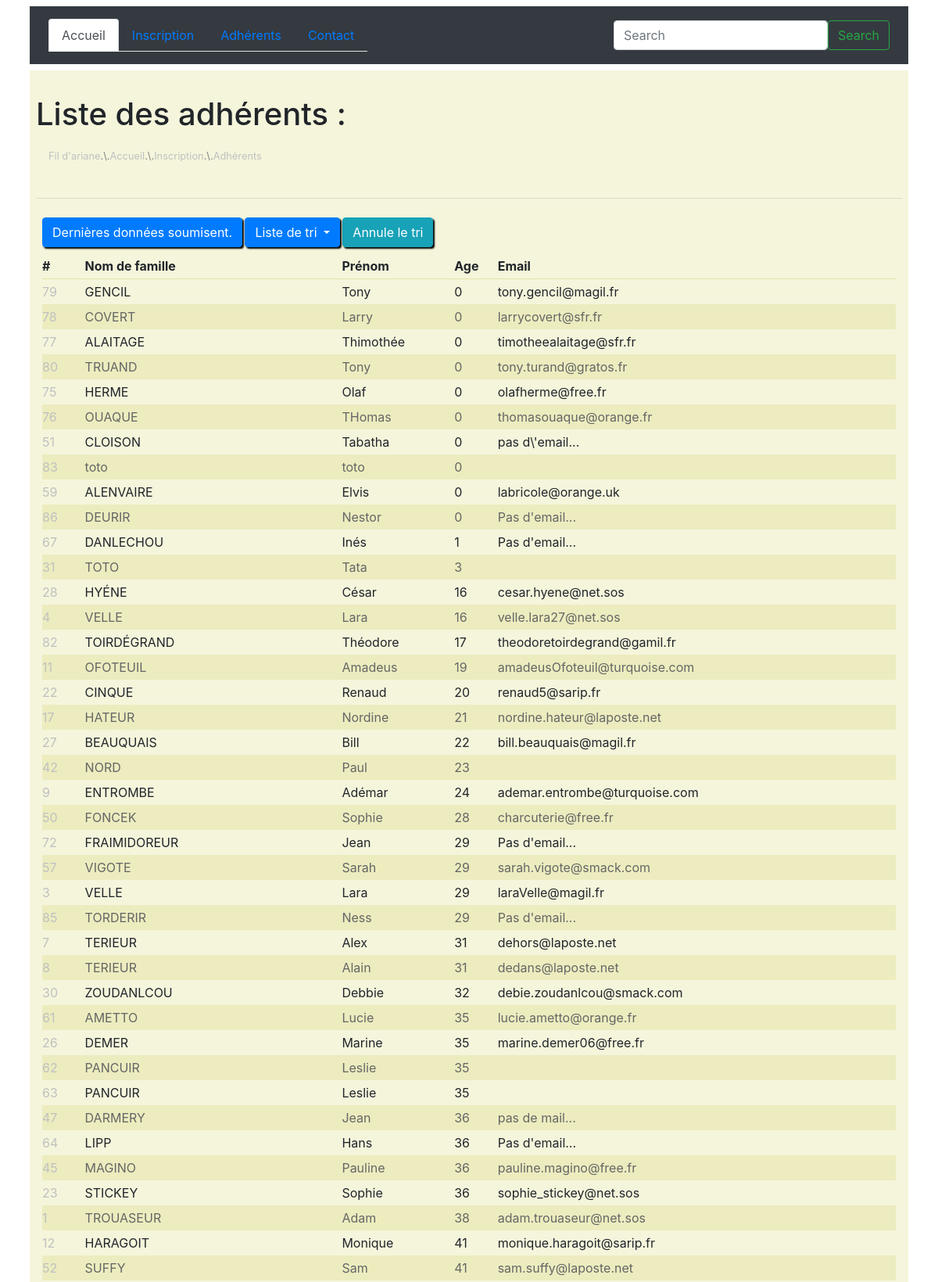
/boot_1.1/php/views/listMembers.php?order=age (upper part), run on the app's committed database.
### tables this page shows
CREATE TABLE `identity` (
  `id` int(4) UNSIGNED NOT NULL,
  `familyname` varchar(50) NOT NULL,
  `firstname` varchar(50) NOT NULL,
  `age` int(3) NOT NULL,
  `email` varchar(100) DEFAULT NULL
);

### boot_1.1/php/Controllers/adherentList_order.php (called while the page is built)
<?php
require __DIR__ . '/../bdd/sqlDataSelectTable.php';
require __DIR__ .'/../bdd/sqlSelectOrderColumn.php';
if(empty($_GET['order'])) {
    $results = selectDataTable($pdo);
} else {
    $order = $_GET['order'];
    $results = selectOrderColumn($pdo, $order);
}

### boot_1.1/php/bdd/sqlSelectOrderColumn.php (called while the page is built, shortened)
<?php
function selectOrderColumn($pdo, $order){
    $orderByColumn = "SELECT * FROM identity ORDER BY $order";
    $pdoStatement = $pdo->query($orderByColumn);
    if($pdoStatement === false){
        echo '<h1 style="color:red;"><strong>Un problème est survenu, merci de rééssayer.</strong></h1>';
    } else {
        $results = $pdoStatement->fetchAll(PDO::FETCH_ASSOC);
    }
    return $results;
}

### boot_1.1/php/views/listMembers.php (the view, shortened to what this page needs)
<?php
    require __DIR__ . '/../models/doctype.php';
    require __DIR__ . '/../models/header_nav.php';
    require __DIR__ . '/../inc/breadcrumb.php';
    require __DIR__ . '/../Controllers/adherentList_order.php';
?>
<main>
    <br>
    <h1>Liste des adhérents :</h1>
     <?php
        require __DIR__ . '/../models/breadcrumb_tpl.php';
    ?>
    <hr>
    <section id="adherentsList">
        <button type="button" class="btn btn-displayDataSubmit btn-primary" data-toggle="modal" data-target="#exampleModal">
            Dernières données soumisent.
        </button>
        <div id="btn_cta">
            <div class="btn-group" role="group">
                <button id="btnGroupDrop1" type="button" class="btn btn-primary dropdown-toggle" data-toggle="dropdown" aria-haspopup="true" aria-expanded="false">
                Liste de tri
                </button>
                <div id="btn_cta-noSort">
                    <?php if(!empty($_GET['order'])): ?>
                        <a class="btn btn-info btn_cancel" href="listMembers.php">Annule le tri</a>
                    <?php endif; ?>
                </div>
            </div>
        </div>
        <table id="table_list">
            <thead>
                <tr>
                    <th>#</th>
                    <th>Nom de famille</th>
                    <th>Prénom</th>
                    <th>Age</th>
                    <th>Email</th>
                </tr>
            </thead>
            <tbody>
                <?php foreach($results as $currentRow):?>
                    <tr>
                        <td><?= $currentRow['id']; ?></td>
                        <td><?= $currentRow['familyname']; ?></td>
                        <td><?= $currentRow['firstname']; ?></td>
                        <td><?= $currentRow['age']; ?></td>
                        <td><?= $currentRow['email']; ?></td>
                    </tr>
                <?php endforeach; ?>
            </tbody>
        </table>
    </section>
</main>
<?php
    require __DIR__ . '/../models/footer.php';
?>

### boot_1.1/css/style.css (style rules this page uses)
* { box-sizing: border-box; margin: 0; padding: 0; }
header, main { padding: 0.5em; }
header, main { margin-bottom: 0.5em; }
main, main nav .breadcrumb { background-color: beige; }
main section { text-align: justify; }
main section#adherentsList { display: flex; flex-wrap: wrap; padding: 0.5em; }
main section#adherentsList .btn-displayDataSubmit { margin-bottom: 0.5em; }
main section#adherentsList div#btn_cta button#btnGroupDrop1 { margin: 0 0.2em 0 0.2em; }
main section#adherentsList div#btn_cta div .dropdown-menu, main section#adherentsList .btn-displayDataSubmit, main section#adherentsList div#btn_cta button#btnGroupDrop1, main section#adherentsList div#btn_cta .btn_cancel { box-shadow: 2px 2px 2px black; }
main section#adherentsList .btn-displayDataSubmit, main section#adherentsList div#btn_cta button#btnGroupDrop1 { outline: 0; }
main section#adherentsList table#table_list { flex-direction: column; width: 100%; }
main section#adherentsList table#table_list th:first-child { width: 5%; }
main section#adherentsList table#table_list tbody tr td:first-child { color:silver; }
main section#adherentsList table#table_list thead { border-bottom: 1px solid rgb(228, 228, 163); }
main section#adherentsList table#table_list tr { line-height: 2em; }
main section#adherentsList table#table_list tr:nth-child(2n) { background-color: rgba(228, 228, 163, 0.5); color: #666; }

### data on the page
identity: id "79", familyname "GENCIL", firstname "Tony", age "0", email "tony.gencil@magil.fr"
identity: id "78", familyname "COVERT", firstname "Larry", age "0", email "larrycovert@sfr.fr"
identity: id "77", familyname "ALAITAGE", firstname "Thimothée", age "0", email "timotheealaitage@sfr.fr"
identity: id "80", familyname "TRUAND", firstname "Tony", age "0", email "tony.turand@gratos.fr"
identity: id "75", familyname "HERME", firstname "Olaf", age "0", email "olafherme@free.fr"
identity: id "76", familyname "OUAQUE", firstname "THomas", age "0", email "thomasouaque@orange.fr"
identity: id "51", familyname "CLOISON", firstname "Tabatha", age "0", email "pas d\\'email..."
identity: id "83", familyname "toto", firstname "toto", age "0"
identity: id "59", familyname "ALENVAIRE", firstname "Elvis", age "0", email "labricole@orange.uk"
identity: id "86", familyname "DEURIR", firstname "Nestor", age "0", email "Pas d'email..."
identity: id "67", familyname "DANLECHOU", firstname "Inés", age "1", email "Pas d'email..."
identity: id "31", familyname "TOTO", firstname "Tata", age "3"
identity: id "28", familyname "HYÉNE", firstname "César", age "16", email "cesar.hyene@net.sos"
identity: id "4", familyname "VELLE", firstname "Lara", age "16", email "velle.lara27@net.sos"
identity: id "82", familyname "TOIRDÉGRAND", firstname "Théodore", age "17", email "theodoretoirdegrand@gamil.fr"
identity: id "11", familyname "OFOTEUIL", firstname "Amadeus", age "19", email "amadeusOfoteuil@turquoise.com"
identity: id "22", familyname "CINQUE", firstname "Renaud", age "20", email "renaud5@sarip.fr"
identity: id "17", familyname "HATEUR", firstname "Nordine", age "21", email "nordine.hateur@laposte.net"
identity: id "27", familyname "BEAUQUAIS", firstname "Bill", age "22", email "bill.beauquais@magil.fr"
identity: id "42", familyname "NORD", firstname "Paul", age "23"
identity: id "9", familyname "ENTROMBE", firstname "Adémar", age "24", email "ademar.entrombe@turquoise.com"
identity: id "50", familyname "FONCEK", firstname "Sophie", age "28", email "charcuterie@free.fr"
identity: id "72", familyname "FRAIMIDOREUR", firstname "Jean", age "29", email "Pas d'email..."
identity: id "57", familyname "VIGOTE", firstname "Sarah", age "29", email "sarah.vigote@smack.com"
identity: id "3", familyname "VELLE", firstname "Lara", age "29", email "laraVelle@magil.fr"
identity: id "85", familyname "TORDERIR", firstname "Ness", age "29", email "Pas d'email..."
identity: id "7", familyname "TERIEUR", firstname "Alex", age "31", email "dehors@laposte.net"
identity: id "8", familyname "TERIEUR", firstname "Alain", age "31", email "dedans@laposte.net"
identity: id "30", familyname "ZOUDANLCOU", firstname "Debbie", age "32", email "debie.zoudanlcou@smack.com"
identity: id "61", familyname "AMETTO", firstname "Lucie", age "35", email "lucie.ametto@orange.fr"
identity: id "26", familyname "DEMER", firstname "Marine", age "35", email "marine.demer06@free.fr"
identity: id "62", familyname "PANCUIR", firstname "Leslie", age "35"
identity: id "63", familyname "PANCUIR", firstname "Leslie", age "35"
identity: id "47", familyname "DARMERY", firstname "Jean", age "36", email "pas de mail..."
identity: id "64", familyname "LIPP", firstname "Hans", age "36", email "Pas d'email..."
identity: id "45", familyname "MAGINO", firstname "Pauline", age "36", email "pauline.magino@free.fr"
identity: id "23", familyname "STICKEY", firstname "Sophie", age "36", email "sophie_stickey@net.sos"
identity: id "1", familyname "TROUASEUR", firstname "Adam", age "38", email "adam.trouaseur@net.sos"
identity: id "12", familyname "HARAGOIT", firstname "Monique", age "41", email "monique.haragoit@sarip.fr"
identity: id "52", familyname "SUFFY", firstname "Sam", age "41", email "sam.suffy@laposte.net"

### other printed values
NOM_SITE "Fil d'ariane"
$lien "Accueil"
$lien "Inscription"
$lien "Adhérents"
